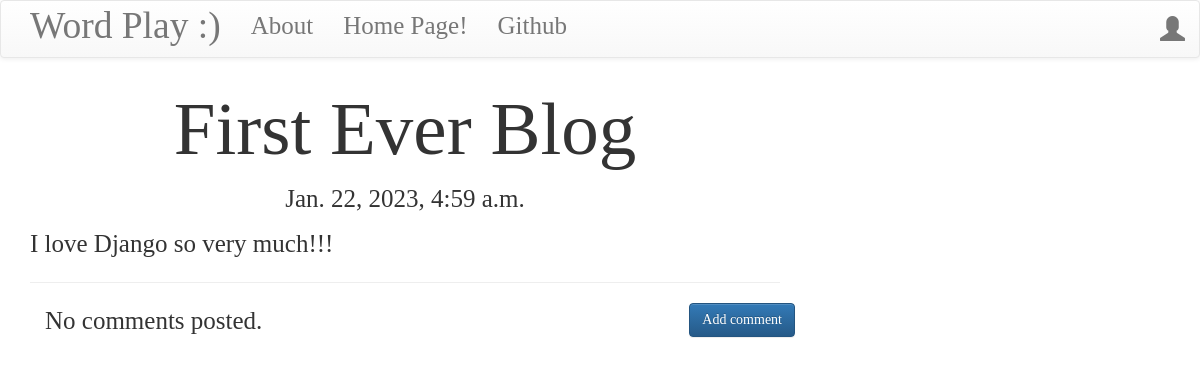
Page /post/7 on the committed database.
### blog/models.py (models this page shows, shortened)
class Post(models.Model):
    author = models.ForeignKey('auth.user')
    title = models.CharField(max_length=300)
    text = models.TextField()
    created_date = models.DateTimeField(default=timezone.now)
    published_date = models.DateTimeField(blank=True,null=True)

### blog/views.py (the view)
# urls.py: url(r'^post/(?P<pk>\d+)$',views.PostDetailView.as_view(),name='post_detail'),
class PostDetailView(DetailView):
    model = Post

### blog/templates/blog/post_detail.html (shortened to what this page needs)
{% extends 'blog/base.html' %}
{% block content %}
        <h1 class='posttitle loader'>{{ post.title }}</h1>
        {% if post.published_date %}
            <div class="date postdate">
                {{ post.published_date }}
            </div>
        {% else %}
            <a class="btn btn-default" href="{% url 'post_publish' pk=post.pk %}">Publish</a>
        {% endif %}
      <p class='postcontent' >{{ post.text|safe|linebreaksbr }}</p>
  <hr>
  <a class="btn btn-primary btn-comment" href="{% url 'add_comment_to_post' pk=post.pk %}">Add comment</a>
  <div class="container">
  {% for comment in post.comments.all %}
  <br>
      {% if user.is_authenticated or comment.approved_comment %}
              {{ comment.created_date }}
              {% if not comment.approved_comment %}
                  <a class="btn btn-default" href="{% url 'comment_remove' pk=comment.pk %}"><span class="glyphicon glyphicon-remove"></span></a>
                  <a class="btn btn-default" href="{% url 'comment_approve' pk=comment.pk %}"><span class="glyphicon glyphicon-ok"></span></a>
              {% endif %}
          <p>{{ comment.text|safe|linebreaks }}</p>
          <p>Posted by: <strong>{{ comment.author }}</strong></p>
      {% endif %}
  {% empty %}
      <p>No comments posted.</p>
  {% endfor %}
</div>
{% endblock %}

### blog/static/css/blog.css (style rules this page uses)
.techfont { font-family: 'Cormorant', serif; font-size: 25px; margin-bottom: 10px; }
.postdate { text-align: center; }
.posttitle { font-family: 'Cormorant', serif; font-size: 3em; text-align: center; }
.postcontent { font-family: 'Cormorant', serif; font-size: 1.5em; }
.btn-comment { position: absolute; right: 0px; }

### rows in the picture
Post: title "First Ever Blog", published_date "Jan. 22, 2023, 4:59 a.m.", text "I love Django so very much!!!"
